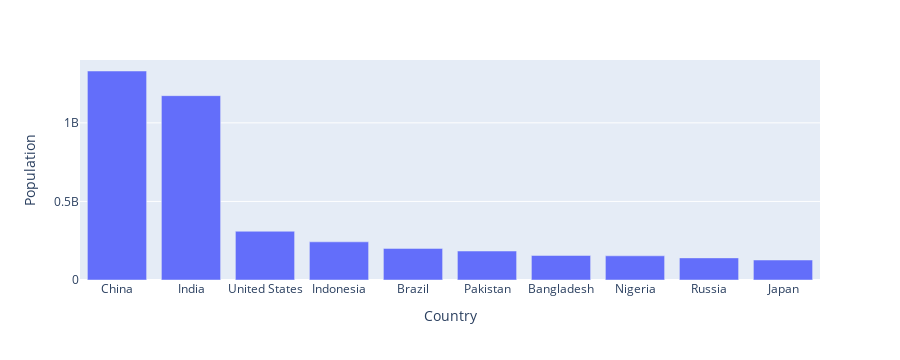

This figure's notebook cell:
### Code cell
# visulaization

import plotly.express as px

plot_df = df.sort_values(by = "Population", ascending = False).head(10)
fig = px.bar(plot_df, x='Country', y='Population')
fig.show()

### Figure 1 — Plotly figure (JSON) as saved in the notebook; plotly's stock layout.template omitted (floating-point values rounded to 4 significant figures)
{"data": [{"alignmentgroup": "True", "hovertemplate": "Country=%{x}<br>Population=%{y}<extra></extra>", "legendgroup": "", "marker": {"color": "#636efa", "pattern": {"shape": ""}}, "name": "", "offsetgroup": "", "orientation": "v", "showlegend": false, "textposition": "auto", "type": "bar", "x": ["China", "India", "United States", "Indonesia", "Brazil", "Pakistan", "Bangladesh", "Nigeria", "Russia", "Japan"], "xaxis": "x", "y": [1330044000, 1173108018, 310232863, 242968342, 201103330, 184404791, 156118464, 154000000, 140702000, 127288000], "yaxis": "y"}], "layout": {"barmode": "relative", "height": 360, "legend": {"tracegroupgap": 0}, "margin": {"t": 60}, "xaxis": {"anchor": "y", "autorange": true, "domain": [0, 1], "range": [-0.5, 9.5], "title": {"text": "Country"}, "type": "category"}, "yaxis": {"anchor": "x", "autorange": true, "domain": [0, 1], "range": [0, 1400000000.0], "title": {"text": "Population"}, "type": "linear"}}}
